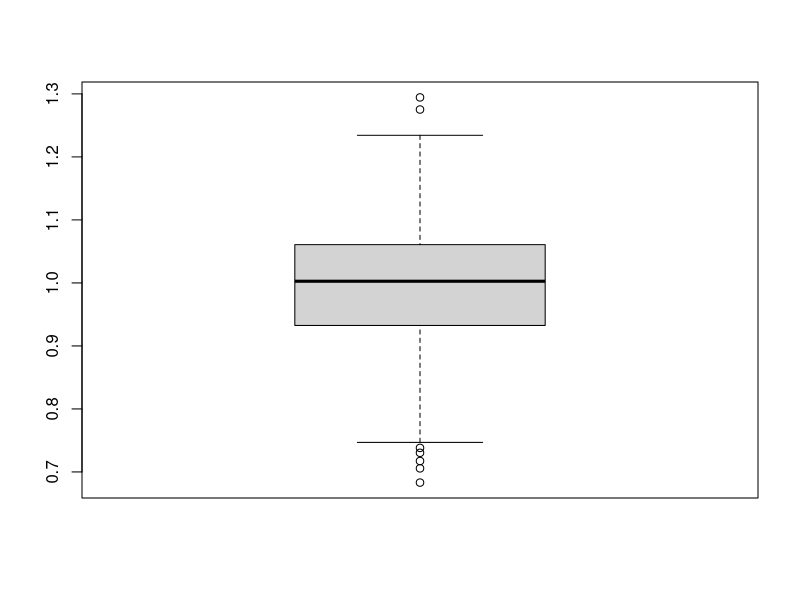
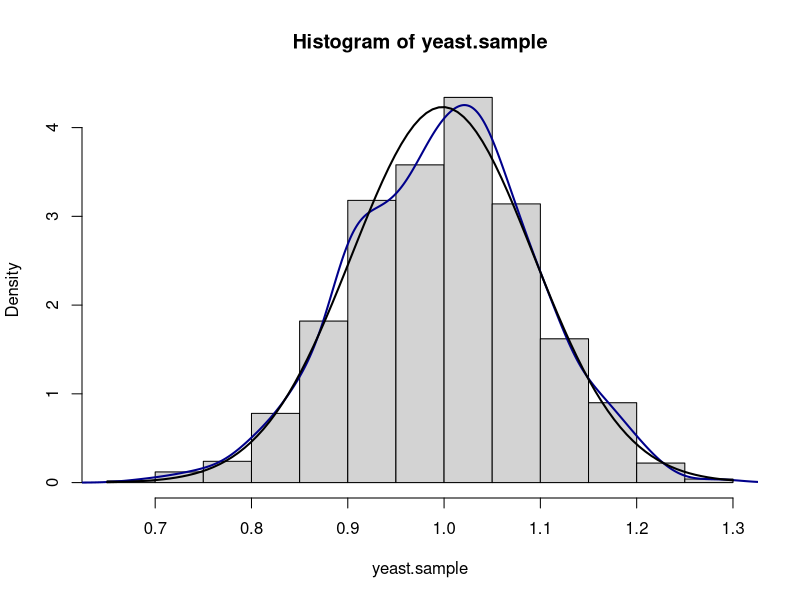
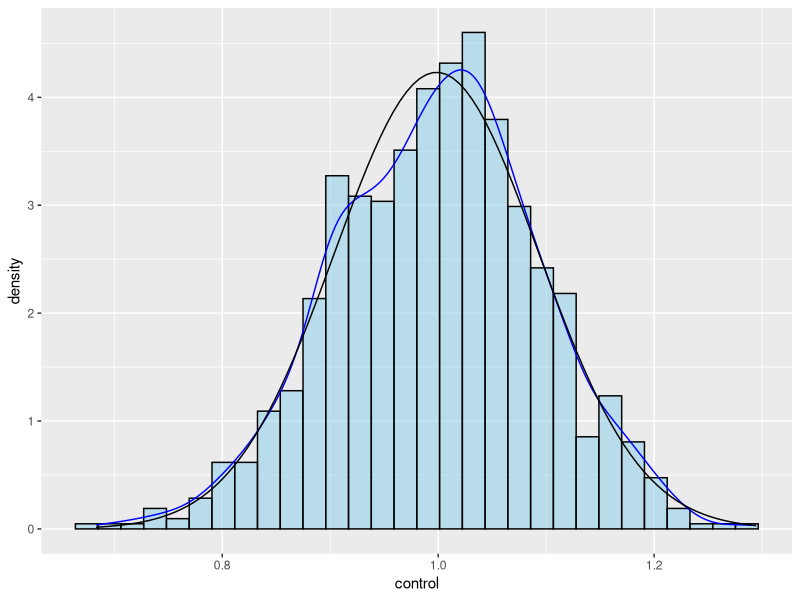
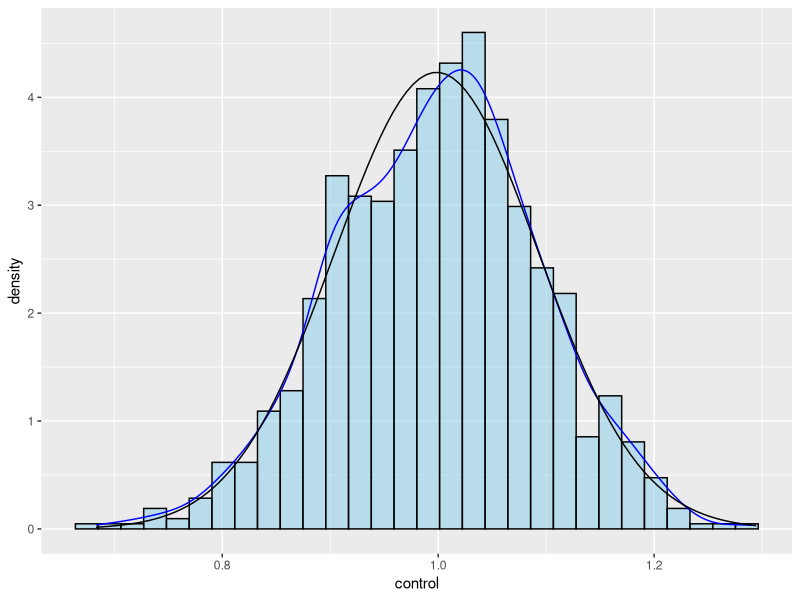

The R source for these figures, in order:
## ---- chunk 1
knitr::opts_chunk$set(echo = TRUE, error = TRUE)
library(ggplot2)
# remove "error = TRUE" to make knitr halt on errors
# (do this when you are ready to check if your code will knit without errors)
## ---- chunk 2
yeast.sample = rnorm(1000, 1, 0.1)
y.mean = mean(yeast.sample)
y.sd = sd(yeast.sample)
c(y.mean,y.sd)
## ---- chunk 3
boxplot(yeast.sample)

hist(yeast.sample, prob=TRUE)
lines(density(yeast.sample), col="darkblue", lwd=2)
curve(dnorm(x, mean=y.mean, sd=y.sd), 
      lwd=2, add=TRUE, yaxt="n")

# =========

yeast.sample.df = data.frame(control = yeast.sample)

ggplot(yeast.sample.df, aes(x=control)) +
  geom_histogram(aes(y = ..density..), 
                 color = "black", fill = "skyblue", alpha=0.5) +
  geom_line(aes(y = ..density..), 
            stat = 'density', col="blue") +
  stat_function(fun = dnorm,
                args = list(mean = y.mean,
                            sd = y.sd),
                col = "black")


ggplot(yeast.sample.df, aes(x=control)) +
  geom_histogram(aes(y = stat(density)), 
                 color = "black", fill = "skyblue", alpha=0.5) +
  geom_line(aes(y = stat(density)), 
            stat = 'density', col="blue") +
  stat_function(fun = dnorm,
                args = list(mean = y.mean,
                            sd = y.sd),
                col = "black")
## ---- chunk 4
# your answer here
## ---- chunk 5
pnorm(6, mean= , sd=)
## ---- chunk 6
0.14 + 0.02
## ---- chunk 7
0.48-0.14
## ---- chunk 8
2*0.02
1 - 2*0.48
## ---- chunk 9
# probabilities
p.hpv = 0.18
p.chl = 0.02
p.hpv.chl = 0.03

p.hpv.tot = p.hpv + p.hpv.chl
p.chl.tot = p.chl + p.hpv.chl
p.hpv.tot
p.chl.tot
## ---- chunk 10

# P(HPV OR Chlamydia)
p.hpv.tot + p.chl.tot - p.hpv.chl

# this is the same as adding up the original numbers
p.hpv + p.chl + p.hpv.chl
## ---- chunk 11
# Independence: P(HPV AND Chlamidia) = P(HPV) * P(Chlamydia)
indep.test = p.hpv.tot * p.chl.tot
indep.test
indep.test == p.hpv.chl
## ---- chunk 12
# Allele frequencies
A1 = 0.82
A2 = 0.06
A3 = 0.05
A4 = 0.04
A5 = 0.03

# Probability of either A4 or A5 = ?

# P(A4 OR A5) = P(A4) + P(A5)
A4 + A5
## ---- chunk 13
# P(A2 AND A2) = P(A2)*P(A2)
A2*A2
## ---- chunk 14
#P(not (A2 AND A2) = 1 - P(A2 AND A2)
1 - A2^2
## ---- chunk 15
# P(A1 AND A3) = 2 * P(A1)*P(A3)
2*A1*A3
## ---- chunk 16
# P(2 individuals are NOT A1;A1) = (1 - P(A1;A1))^2
(1-A1*A1)^2
## ---- chunk 17
# P(A4 or A5) = P(A4) + P(A5)
# P(NOT (A4 or A5)) = 1 - P(A4 or A5)
# P(3 are not A4 or A5) = ( 1 - P(A4 or A5) )^3
p4or5 = A4 + A5
pNOT4or5 = 1 - p4or5
pNOT4or5^6 # 3 invididuals * 2 alleles each
